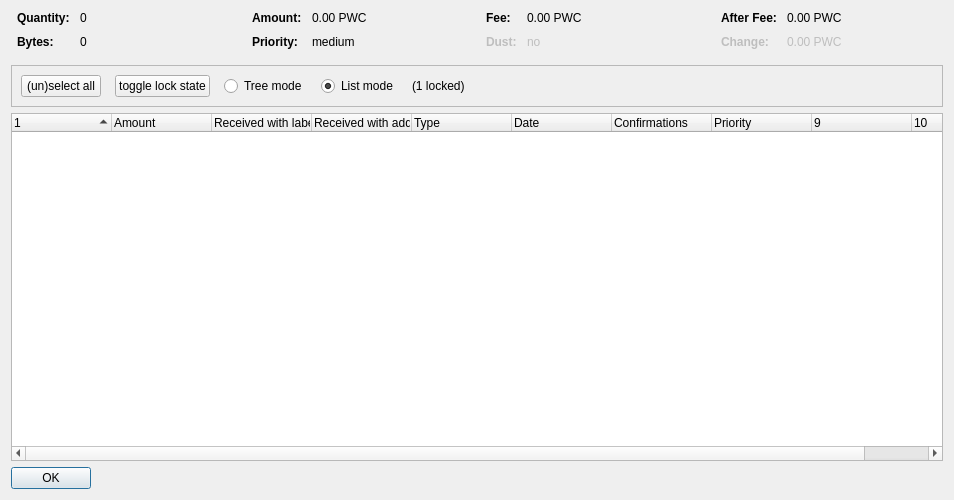
<?xml version="1.0" encoding="UTF-8"?>
<ui version="4.0">
 <class>CoinControlDialog</class>
 <widget class="QDialog" name="CoinControlDialog">
  <property name="geometry">
   <rect>
    <x>0</x>
    <y>0</y>
    <width>954</width>
    <height>500</height>
   </rect>
  </property>
  <property name="windowTitle">
   <string>Coin Selection</string>
  </property>
  <layout class="QVBoxLayout" name="verticalLayout">
   <item>
    <layout class="QHBoxLayout" name="horizontalLayoutTop" stretch="0,0,0,0">
     <property name="topMargin">
      <number>0</number>
     </property>
     <property name="bottomMargin">
      <number>10</number>
     </property>
     <item>
      <layout class="QFormLayout" name="formLayoutCoinControl1">
       <property name="horizontalSpacing">
        <number>10</number>
       </property>
       <property name="verticalSpacing">
        <number>10</number>
       </property>
       <property name="leftMargin">
        <number>6</number>
       </property>
       <property name="rightMargin">
        <number>6</number>
       </property>
       <item row="0" column="0">
        <widget class="QLabel" name="labelCoinControlQuantityText">
         <property name="font">
          <font>
           <weight>75</weight>
           <bold>true</bold>
          </font>
         </property>
         <property name="text">
          <string>Quantity:</string>
         </property>
        </widget>
       </item>
       <item row="0" column="1">
        <widget class="QLabel" name="labelCoinControlQuantity">
         <property name="cursor">
          <cursorShape>IBeamCursor</cursorShape>
         </property>
         <property name="contextMenuPolicy">
          <enum>Qt::ActionsContextMenu</enum>
         </property>
         <property name="text">
          <string notr="true">0</string>
         </property>
         <property name="textInteractionFlags">
          <set>Qt::LinksAccessibleByMouse|Qt::TextSelectableByKeyboard|Qt::TextSelectableByMouse</set>
         </property>
        </widget>
       </item>
       <item row="1" column="0">
        <widget class="QLabel" name="labelCoinControlBytesText">
         <property name="font">
          <font>
           <weight>75</weight>
           <bold>true</bold>
          </font>
         </property>
         <property name="text">
          <string>Bytes:</string>
         </property>
        </widget>
       </item>
       <item row="1" column="1">
        <widget class="QLabel" name="labelCoinControlBytes">
         <property name="cursor">
          <cursorShape>IBeamCursor</cursorShape>
         </property>
         <property name="contextMenuPolicy">
          <enum>Qt::ActionsContextMenu</enum>
         </property>
         <property name="text">
          <string notr="true">0</string>
         </property>
         <property name="textInteractionFlags">
          <set>Qt::LinksAccessibleByMouse|Qt::TextSelectableByKeyboard|Qt::TextSelectableByMouse</set>
         </property>
        </widget>
       </item>
      </layout>
     </item>
     <item>
      <layout class="QFormLayout" name="formLayoutCoinControl2">
       <property name="horizontalSpacing">
        <number>10</number>
       </property>
       <property name="verticalSpacing">
        <number>10</number>
       </property>
       <property name="leftMargin">
        <number>6</number>
       </property>
       <property name="rightMargin">
        <number>6</number>
       </property>
       <item row="0" column="0">
        <widget class="QLabel" name="labelCoinControlAmountText">
         <property name="font">
          <font>
           <weight>75</weight>
           <bold>true</bold>
          </font>
         </property>
         <property name="text">
          <string>Amount:</string>
         </property>
        </widget>
       </item>
       <item row="0" column="1">
        <widget class="QLabel" name="labelCoinControlAmount">
         <property name="cursor">
          <cursorShape>IBeamCursor</cursorShape>
         </property>
         <property name="contextMenuPolicy">
          <enum>Qt::ActionsContextMenu</enum>
         </property>
         <property name="text">
          <string notr="true">0.00 PWC</string>
         </property>
         <property name="textInteractionFlags">
          <set>Qt::LinksAccessibleByMouse|Qt::TextSelectableByKeyboard|Qt::TextSelectableByMouse</set>
         </property>
        </widget>
       </item>
       <item row="1" column="0">
        <widget class="QLabel" name="labelCoinControlPriorityText">
         <property name="font">
          <font>
           <weight>75</weight>
           <bold>true</bold>
          </font>
         </property>
         <property name="text">
          <string>Priority:</string>
         </property>
        </widget>
       </item>
       <item row="1" column="1">
        <widget class="QLabel" name="labelCoinControlPriority">
         <property name="cursor">
          <cursorShape>IBeamCursor</cursorShape>
         </property>
         <property name="contextMenuPolicy">
          <enum>Qt::ActionsContextMenu</enum>
         </property>
         <property name="text">
          <string>medium</string>
         </property>
         <property name="textInteractionFlags">
          <set>Qt::LinksAccessibleByMouse|Qt::TextSelectableByKeyboard|Qt::TextSelectableByMouse</set>
         </property>
        </widget>
       </item>
      </layout>
     </item>
     <item>
      <layout class="QFormLayout" name="formLayoutCoinControl3">
       <property name="horizontalSpacing">
        <number>10</number>
       </property>
       <property name="verticalSpacing">
        <number>10</number>
       </property>
       <property name="leftMargin">
        <number>6</number>
       </property>
       <property name="rightMargin">
        <number>6</number>
       </property>
       <item row="0" column="0">
        <widget class="QLabel" name="labelCoinControlFeeText">
         <property name="font">
          <font>
           <weight>75</weight>
           <bold>true</bold>
          </font>
         </property>
         <property name="text">
          <string>Fee:</string>
         </property>
        </widget>
       </item>
       <item row="0" column="1">
        <widget class="QLabel" name="labelCoinControlFee">
         <property name="cursor">
          <cursorShape>IBeamCursor</cursorShape>
         </property>
         <property name="contextMenuPolicy">
          <enum>Qt::ActionsContextMenu</enum>
         </property>
         <property name="text">
          <string notr="true">0.00 PWC</string>
         </property>
         <property name="textInteractionFlags">
          <set>Qt::LinksAccessibleByMouse|Qt::TextSelectableByKeyboard|Qt::TextSelectableByMouse</set>
         </property>
        </widget>
       </item>
       <item row="1" column="0">
        <widget class="QLabel" name="labelCoinControlLowOutputText">
         <property name="enabled">
          <bool>false</bool>
         </property>
         <property name="font">
          <font>
           <weight>75</weight>
           <bold>true</bold>
          </font>
         </property>
         <property name="text">
          <string>Dust:</string>
         </property>
        </widget>
       </item>
       <item row="1" column="1">
        <widget class="QLabel" name="labelCoinControlLowOutput">
         <property name="enabled">
          <bool>false</bool>
         </property>
         <property name="cursor">
          <cursorShape>IBeamCursor</cursorShape>
         </property>
         <property name="contextMenuPolicy">
          <enum>Qt::ActionsContextMenu</enum>
         </property>
         <property name="text">
          <string>no</string>
         </property>
         <property name="textInteractionFlags">
          <set>Qt::LinksAccessibleByMouse|Qt::TextSelectableByKeyboard|Qt::TextSelectableByMouse</set>
         </property>
        </widget>
       </item>
      </layout>
     </item>
     <item>
      <layout class="QFormLayout" name="formLayoutCoinControl4">
       <property name="horizontalSpacing">
        <number>10</number>
       </property>
       <property name="verticalSpacing">
        <number>10</number>
       </property>
       <property name="leftMargin">
        <number>6</number>
       </property>
       <property name="rightMargin">
        <number>6</number>
       </property>
       <item row="0" column="0">
        <widget class="QLabel" name="labelCoinControlAfterFeeText">
         <property name="font">
          <font>
           <weight>75</weight>
           <bold>true</bold>
          </font>
         </property>
         <property name="text">
          <string>After Fee:</string>
         </property>
        </widget>
       </item>
       <item row="0" column="1">
        <widget class="QLabel" name="labelCoinControlAfterFee">
         <property name="cursor">
          <cursorShape>IBeamCursor</cursorShape>
         </property>
         <property name="contextMenuPolicy">
          <enum>Qt::ActionsContextMenu</enum>
         </property>
         <property name="text">
          <string notr="true">0.00 PWC</string>
         </property>
         <property name="textInteractionFlags">
          <set>Qt::LinksAccessibleByMouse|Qt::TextSelectableByKeyboard|Qt::TextSelectableByMouse</set>
         </property>
        </widget>
       </item>
       <item row="1" column="0">
        <widget class="QLabel" name="labelCoinControlChangeText">
         <property name="enabled">
          <bool>false</bool>
         </property>
         <property name="font">
          <font>
           <weight>75</weight>
           <bold>true</bold>
          </font>
         </property>
         <property name="text">
          <string>Change:</string>
         </property>
        </widget>
       </item>
       <item row="1" column="1">
        <widget class="QLabel" name="labelCoinControlChange">
         <property name="enabled">
          <bool>false</bool>
         </property>
         <property name="cursor">
          <cursorShape>IBeamCursor</cursorShape>
         </property>
         <property name="contextMenuPolicy">
          <enum>Qt::ActionsContextMenu</enum>
         </property>
         <property name="text">
          <string notr="true">0.00 PWC</string>
         </property>
         <property name="textInteractionFlags">
          <set>Qt::LinksAccessibleByMouse|Qt::TextSelectableByKeyboard|Qt::TextSelectableByMouse</set>
         </property>
        </widget>
       </item>
      </layout>
     </item>
    </layout>
   </item>
   <item>
    <widget class="QFrame" name="frame">
     <property name="minimumSize">
      <size>
       <width>0</width>
       <height>40</height>
      </size>
     </property>
     <property name="frameShape">
      <enum>QFrame::StyledPanel</enum>
     </property>
     <property name="frameShadow">
      <enum>QFrame::Sunken</enum>
     </property>
     <layout class="QHBoxLayout" name="horizontalLayout">
      <item>
       <layout class="QHBoxLayout" name="horizontalLayoutPanel" stretch="0,0,0,0,0,0">
        <property name="spacing">
         <number>14</number>
        </property>
        <item>
         <widget class="QPushButton" name="pushButtonSelectAll">
          <property name="sizePolicy">
           <sizepolicy hsizetype="Maximum" vsizetype="Fixed">
            <horstretch>0</horstretch>
            <verstretch>0</verstretch>
           </sizepolicy>
          </property>
          <property name="text">
           <string>(un)select all</string>
          </property>
          <property name="autoDefault">
           <bool>false</bool>
          </property>
         </widget>
        </item>
        <item>
         <widget class="QPushButton" name="pushButtonToggleLock">
          <property name="sizePolicy">
           <sizepolicy hsizetype="Maximum" vsizetype="Fixed">
            <horstretch>0</horstretch>
            <verstretch>0</verstretch>
           </sizepolicy>
          </property>
          <property name="text">
           <string>toggle lock state</string>
          </property>
          <property name="autoDefault">
           <bool>false</bool>
          </property>
         </widget>
        </item>
        <item>
         <widget class="QRadioButton" name="radioTreeMode">
          <property name="sizePolicy">
           <sizepolicy hsizetype="Maximum" vsizetype="Fixed">
            <horstretch>0</horstretch>
            <verstretch>0</verstretch>
           </sizepolicy>
          </property>
          <property name="text">
           <string>Tree mode</string>
          </property>
         </widget>
        </item>
        <item>
         <widget class="QRadioButton" name="radioListMode">
          <property name="sizePolicy">
           <sizepolicy hsizetype="Maximum" vsizetype="Fixed">
            <horstretch>0</horstretch>
            <verstretch>0</verstretch>
           </sizepolicy>
          </property>
          <property name="text">
           <string>List mode</string>
          </property>
          <property name="checked">
           <bool>true</bool>
          </property>
         </widget>
        </item>
        <item>
         <widget class="QLabel" name="labelLocked">
          <property name="text">
           <string>(1 locked)</string>
          </property>
         </widget>
        </item>
        <item>
         <spacer name="horizontalSpacer">
          <property name="orientation">
           <enum>Qt::Horizontal</enum>
          </property>
          <property name="sizeHint" stdset="0">
           <size>
            <width>40</width>
            <height>20</height>
           </size>
          </property>
         </spacer>
        </item>
       </layout>
      </item>
     </layout>
    </widget>
   </item>
   <item>
    <widget class="CoinControlTreeWidget" name="treeWidget">
     <property name="contextMenuPolicy">
      <enum>Qt::CustomContextMenu</enum>
     </property>
     <property name="sortingEnabled">
      <bool>false</bool>
     </property>
     <property name="columnCount">
      <number>10</number>
     </property>
     <attribute name="headerShowSortIndicator" stdset="0">
      <bool>true</bool>
     </attribute>
     <attribute name="headerStretchLastSection">
      <bool>false</bool>
     </attribute>
     <column>
      <property name="text">
       <string/>
      </property>
     </column>
     <column>
      <property name="text">
       <string>Amount</string>
      </property>
     </column>
     <column>
      <property name="text">
       <string>Received with label</string>
      </property>
     </column>
     <column>
      <property name="text">
       <string>Received with address</string>
      </property>
     </column>
     <column>
      <property name="text">
       <string>Type</string>
      </property>
     </column>
     <column>
      <property name="text">
       <string>Date</string>
      </property>
     </column>
     <column>
      <property name="text">
       <string>Confirmations</string>
      </property>
      <property name="toolTip">
       <string>Confirmed</string>
      </property>
     </column>
     <column>
      <property name="text">
       <string>Priority</string>
      </property>
     </column>
     <column>
      <property name="text">
       <string/>
      </property>
     </column>
     <column>
      <property name="text">
       <string/>
      </property>
     </column>
    </widget>
   </item>
   <item>
    <widget class="QDialogButtonBox" name="buttonBox">
     <property name="sizePolicy">
      <sizepolicy hsizetype="Maximum" vsizetype="Fixed">
       <horstretch>0</horstretch>
       <verstretch>0</verstretch>
      </sizepolicy>
     </property>
     <property name="orientation">
      <enum>Qt::Horizontal</enum>
     </property>
     <property name="standardButtons">
      <set>QDialogButtonBox::Ok</set>
     </property>
    </widget>
   </item>
  </layout>
 </widget>
 <customwidgets>
  <customwidget>
   <class>CoinControlTreeWidget</class>
   <extends>QTreeWidget</extends>
   <header>coincontroltreewidget.h</header>
  </customwidget>
 </customwidgets>
 <resources/>
 <connections/>
</ui>
